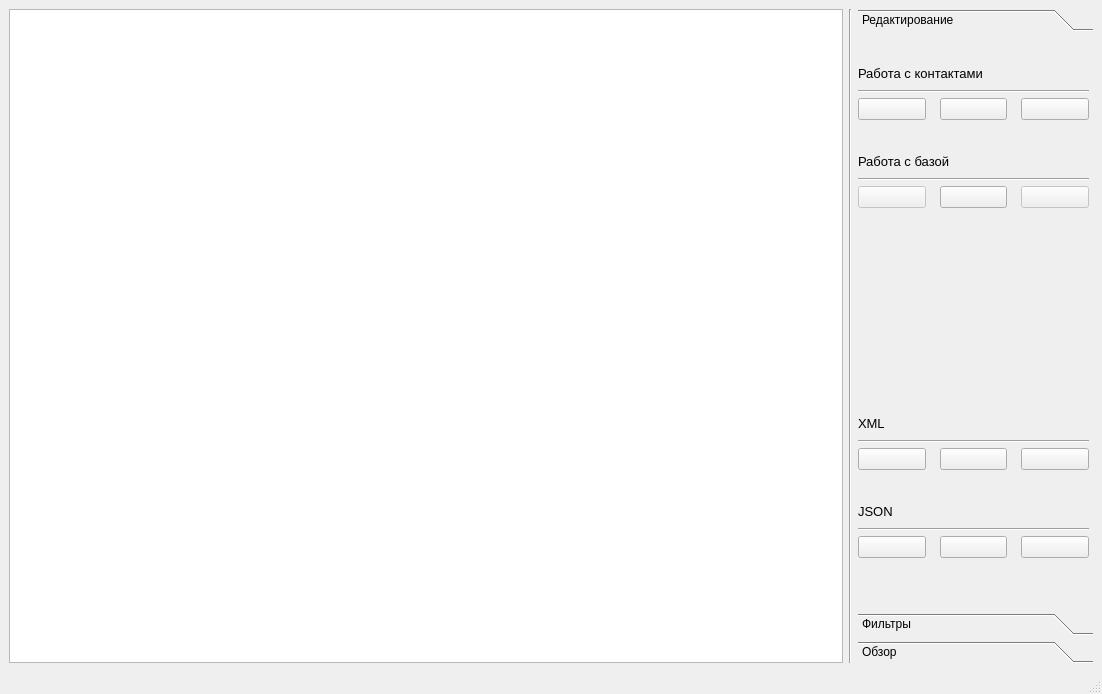
<?xml version="1.0" encoding="UTF-8"?>
<ui version="4.0">
 <class>IndexView</class>
 <widget class="QMainWindow" name="IndexView">
  <property name="geometry">
   <rect>
    <x>0</x>
    <y>0</y>
    <width>1102</width>
    <height>694</height>
   </rect>
  </property>
  <property name="minimumSize">
   <size>
    <width>1102</width>
    <height>694</height>
   </size>
  </property>
  <property name="maximumSize">
   <size>
    <width>16777215</width>
    <height>16777215</height>
   </size>
  </property>
  <property name="windowTitle">
   <string>myRin</string>
  </property>
  <property name="windowIcon">
   <iconset resource="../Resources/MainIcons.qrc">
    <normaloff>:/icons/mainIcon/Icons/MainIcons/table.svg</normaloff>:/icons/mainIcon/Icons/MainIcons/table.svg</iconset>
  </property>
  <widget class="QWidget" name="centralwidget">
   <layout class="QHBoxLayout" name="horizontalLayout">
    <property name="spacing">
     <number>6</number>
    </property>
    <item>
     <widget class="QTableWidget" name="PersonTable">
      <property name="sizePolicy">
       <sizepolicy hsizetype="Expanding" vsizetype="Expanding">
        <horstretch>0</horstretch>
        <verstretch>0</verstretch>
       </sizepolicy>
      </property>
      <property name="minimumSize">
       <size>
        <width>0</width>
        <height>0</height>
       </size>
      </property>
      <property name="baseSize">
       <size>
        <width>0</width>
        <height>0</height>
       </size>
      </property>
     </widget>
    </item>
    <item>
     <widget class="Line" name="line">
      <property name="orientation">
       <enum>Qt::Vertical</enum>
      </property>
     </widget>
    </item>
    <item>
     <widget class="QToolBox" name="toolBox">
      <property name="sizePolicy">
       <sizepolicy hsizetype="Expanding" vsizetype="Expanding">
        <horstretch>0</horstretch>
        <verstretch>0</verstretch>
       </sizepolicy>
      </property>
      <property name="maximumSize">
       <size>
        <width>235</width>
        <height>16777215</height>
       </size>
      </property>
      <property name="currentIndex">
       <number>0</number>
      </property>
      <widget class="QWidget" name="redaction">
       <property name="geometry">
        <rect>
         <x>0</x>
         <y>0</y>
         <width>235</width>
         <height>517</height>
        </rect>
       </property>
       <attribute name="label">
        <string>Редактирование</string>
       </attribute>
       <widget class="QWidget" name="layoutWidget">
        <property name="geometry">
         <rect>
          <x>0</x>
          <y>0</y>
          <width>231</width>
          <height>171</height>
         </rect>
        </property>
        <layout class="QVBoxLayout" name="DataLayout">
         <item>
          <layout class="QVBoxLayout" name="PersonLayout">
           <property name="spacing">
            <number>0</number>
           </property>
           <property name="topMargin">
            <number>19</number>
           </property>
           <item>
            <widget class="QLabel" name="PersonToolsLable">
             <property name="font">
              <font>
               <pointsize>10</pointsize>
              </font>
             </property>
             <property name="text">
              <string>Работа с контактами</string>
             </property>
            </widget>
           </item>
           <item>
            <widget class="Line" name="line_9">
             <property name="orientation">
              <enum>Qt::Horizontal</enum>
             </property>
            </widget>
           </item>
           <item>
            <layout class="QHBoxLayout" name="PersonToolsLayout">
             <property name="spacing">
              <number>14</number>
             </property>
             <property name="topMargin">
              <number>5</number>
             </property>
             <item>
              <widget class="QPushButton" name="AddPerson">
               <property name="enabled">
                <bool>true</bool>
               </property>
               <property name="toolTip">
                <string>Добавить запись</string>
               </property>
               <property name="text">
                <string/>
               </property>
               <property name="icon">
                <iconset resource="../Resources/ToolIcons.qrc">
                 <normaloff>:/tools/person/Icons/PersonTools/person-plus-fill.svg</normaloff>:/tools/person/Icons/PersonTools/person-plus-fill.svg</iconset>
               </property>
              </widget>
             </item>
             <item>
              <widget class="QPushButton" name="DeletePerson">
               <property name="enabled">
                <bool>true</bool>
               </property>
               <property name="toolTip">
                <string>Удалить запись</string>
               </property>
               <property name="text">
                <string/>
               </property>
               <property name="icon">
                <iconset resource="../Resources/ToolIcons.qrc">
                 <normaloff>:/tools/person/Icons/PersonTools/person-x-fill.svg</normaloff>:/tools/person/Icons/PersonTools/person-x-fill.svg</iconset>
               </property>
              </widget>
             </item>
             <item>
              <widget class="QPushButton" name="EditPerson">
               <property name="enabled">
                <bool>true</bool>
               </property>
               <property name="toolTip">
                <string>Изменить запись</string>
               </property>
               <property name="text">
                <string/>
               </property>
               <property name="icon">
                <iconset resource="../Resources/ToolIcons.qrc">
                 <normaloff>:/tools/person/Icons/PersonTools/pencil-fill.svg</normaloff>:/tools/person/Icons/PersonTools/pencil-fill.svg</iconset>
               </property>
              </widget>
             </item>
            </layout>
           </item>
          </layout>
         </item>
         <item>
          <layout class="QVBoxLayout" name="BaseLayout">
           <property name="spacing">
            <number>0</number>
           </property>
           <property name="topMargin">
            <number>19</number>
           </property>
           <item>
            <widget class="QLabel" name="PersonToolsLable_2">
             <property name="font">
              <font>
               <pointsize>10</pointsize>
              </font>
             </property>
             <property name="text">
              <string>Работа с базой</string>
             </property>
            </widget>
           </item>
           <item>
            <widget class="Line" name="line_10">
             <property name="orientation">
              <enum>Qt::Horizontal</enum>
             </property>
            </widget>
           </item>
           <item>
            <layout class="QHBoxLayout" name="BaseToolsLayout">
             <property name="spacing">
              <number>14</number>
             </property>
             <property name="topMargin">
              <number>5</number>
             </property>
             <item>
              <widget class="QPushButton" name="pushButton_2">
               <property name="enabled">
                <bool>false</bool>
               </property>
               <property name="toolTip">
                <string>Сохранить изменения в базе</string>
               </property>
               <property name="text">
                <string/>
               </property>
               <property name="icon">
                <iconset resource="../Resources/ToolIcons.qrc">
                 <normaloff>:/tools/database/Icons/DatabasetTools/sd-card-fill.svg</normaloff>:/tools/database/Icons/DatabasetTools/sd-card-fill.svg</iconset>
               </property>
              </widget>
             </item>
             <item>
              <widget class="QPushButton" name="CleanTable">
               <property name="enabled">
                <bool>true</bool>
               </property>
               <property name="toolTip">
                <string>Очисть таблицу и базу данных</string>
               </property>
               <property name="text">
                <string/>
               </property>
               <property name="icon">
                <iconset resource="../Resources/ToolIcons.qrc">
                 <normaloff>:/tools/database/Icons/DatabasetTools/trash-fill.svg</normaloff>:/tools/database/Icons/DatabasetTools/trash-fill.svg</iconset>
               </property>
              </widget>
             </item>
             <item>
              <widget class="QPushButton" name="pushButton">
               <property name="enabled">
                <bool>false</bool>
               </property>
               <property name="toolTip">
                <string>Отправить таблицу на печать</string>
               </property>
               <property name="text">
                <string/>
               </property>
               <property name="icon">
                <iconset resource="../Resources/ToolIcons.qrc">
                 <normaloff>:/tools/database/Icons/DatabasetTools/printer-fill.svg</normaloff>:/tools/database/Icons/DatabasetTools/printer-fill.svg</iconset>
               </property>
              </widget>
             </item>
            </layout>
           </item>
          </layout>
         </item>
        </layout>
       </widget>
       <widget class="QWidget" name="layoutWidget">
        <property name="geometry">
         <rect>
          <x>0</x>
          <y>350</y>
          <width>231</width>
          <height>171</height>
         </rect>
        </property>
        <layout class="QVBoxLayout" name="FormatLayout">
         <item>
          <layout class="QVBoxLayout" name="XmlLayout">
           <property name="spacing">
            <number>0</number>
           </property>
           <property name="topMargin">
            <number>19</number>
           </property>
           <item>
            <widget class="QLabel" name="XmlLabel">
             <property name="font">
              <font>
               <pointsize>10</pointsize>
              </font>
             </property>
             <property name="text">
              <string>XML</string>
             </property>
            </widget>
           </item>
           <item>
            <widget class="Line" name="line_7">
             <property name="orientation">
              <enum>Qt::Horizontal</enum>
             </property>
            </widget>
           </item>
           <item>
            <layout class="QHBoxLayout" name="XmlButtonsLayout">
             <property name="spacing">
              <number>14</number>
             </property>
             <property name="topMargin">
              <number>5</number>
             </property>
             <item>
              <widget class="QPushButton" name="DownloadXmlButton">
               <property name="toolTip">
                <string>Сохранить в XML</string>
               </property>
               <property name="text">
                <string/>
               </property>
               <property name="icon">
                <iconset resource="../Resources/ToolIcons.qrc">
                 <normaloff>:/tools/parsers/Icons/ParsersTools/arrow-bar-up.svg</normaloff>:/tools/parsers/Icons/ParsersTools/arrow-bar-up.svg</iconset>
               </property>
              </widget>
             </item>
             <item>
              <widget class="QPushButton" name="UploadXmlButton">
               <property name="toolTip">
                <string>Загрузить из XML</string>
               </property>
               <property name="text">
                <string/>
               </property>
               <property name="icon">
                <iconset resource="../Resources/ToolIcons.qrc">
                 <normaloff>:/tools/parsers/Icons/ParsersTools/arrow-bar-down.svg</normaloff>:/tools/parsers/Icons/ParsersTools/arrow-bar-down.svg</iconset>
               </property>
              </widget>
             </item>
             <item>
              <widget class="QPushButton" name="AddXmlButton">
               <property name="toolTip">
                <string>Добавить из XML</string>
               </property>
               <property name="text">
                <string/>
               </property>
               <property name="icon">
                <iconset resource="../Resources/ToolIcons.qrc">
                 <normaloff>:/tools/parsers/Icons/ParsersTools/plus-lg.svg</normaloff>:/tools/parsers/Icons/ParsersTools/plus-lg.svg</iconset>
               </property>
              </widget>
             </item>
            </layout>
           </item>
          </layout>
         </item>
         <item>
          <layout class="QVBoxLayout" name="JsonLayout">
           <property name="spacing">
            <number>0</number>
           </property>
           <property name="topMargin">
            <number>19</number>
           </property>
           <item>
            <widget class="QLabel" name="JsonLabel">
             <property name="font">
              <font>
               <pointsize>10</pointsize>
              </font>
             </property>
             <property name="text">
              <string>JSON</string>
             </property>
            </widget>
           </item>
           <item>
            <widget class="Line" name="line_8">
             <property name="orientation">
              <enum>Qt::Horizontal</enum>
             </property>
            </widget>
           </item>
           <item>
            <layout class="QHBoxLayout" name="JsonButtonsLayout">
             <property name="spacing">
              <number>14</number>
             </property>
             <property name="topMargin">
              <number>5</number>
             </property>
             <item>
              <widget class="QPushButton" name="DownloadJsonButton">
               <property name="toolTip">
                <string>Сохранить в JSON</string>
               </property>
               <property name="text">
                <string/>
               </property>
               <property name="icon">
                <iconset resource="../Resources/ToolIcons.qrc">
                 <normaloff>:/tools/parsers/Icons/ParsersTools/arrow-bar-up.svg</normaloff>:/tools/parsers/Icons/ParsersTools/arrow-bar-up.svg</iconset>
               </property>
              </widget>
             </item>
             <item>
              <widget class="QPushButton" name="UploadJsonButton">
               <property name="toolTip">
                <string>Загрузить из JSON</string>
               </property>
               <property name="text">
                <string/>
               </property>
               <property name="icon">
                <iconset resource="../Resources/ToolIcons.qrc">
                 <normaloff>:/tools/parsers/Icons/ParsersTools/arrow-bar-down.svg</normaloff>:/tools/parsers/Icons/ParsersTools/arrow-bar-down.svg</iconset>
               </property>
              </widget>
             </item>
             <item>
              <widget class="QPushButton" name="AddJsonButton">
               <property name="toolTip">
                <string>Добавить из JSON</string>
               </property>
               <property name="text">
                <string/>
               </property>
               <property name="icon">
                <iconset resource="../Resources/ToolIcons.qrc">
                 <normaloff>:/tools/parsers/Icons/ParsersTools/plus-lg.svg</normaloff>:/tools/parsers/Icons/ParsersTools/plus-lg.svg</iconset>
               </property>
              </widget>
             </item>
            </layout>
           </item>
          </layout>
         </item>
        </layout>
       </widget>
      </widget>
      <widget class="QWidget" name="filters">
       <property name="geometry">
        <rect>
         <x>0</x>
         <y>0</y>
         <width>235</width>
         <height>517</height>
        </rect>
       </property>
       <attribute name="label">
        <string>Фильтры</string>
       </attribute>
       <widget class="QLineEdit" name="FirstNameInput">
        <property name="geometry">
         <rect>
          <x>0</x>
          <y>30</y>
          <width>111</width>
          <height>24</height>
         </rect>
        </property>
       </widget>
       <widget class="QLineEdit" name="SurnameInput">
        <property name="geometry">
         <rect>
          <x>120</x>
          <y>30</y>
          <width>111</width>
          <height>24</height>
         </rect>
        </property>
       </widget>
       <widget class="QLineEdit" name="PatronymicInput">
        <property name="geometry">
         <rect>
          <x>0</x>
          <y>80</y>
          <width>231</width>
          <height>24</height>
         </rect>
        </property>
       </widget>
       <widget class="QLineEdit" name="EmailInput">
        <property name="geometry">
         <rect>
          <x>0</x>
          <y>320</y>
          <width>231</width>
          <height>24</height>
         </rect>
        </property>
       </widget>
       <widget class="QLineEdit" name="TelephoneInput">
        <property name="geometry">
         <rect>
          <x>0</x>
          <y>150</y>
          <width>231</width>
          <height>24</height>
         </rect>
        </property>
       </widget>
       <widget class="QLineEdit" name="TelegramInput">
        <property name="geometry">
         <rect>
          <x>0</x>
          <y>370</y>
          <width>231</width>
          <height>24</height>
         </rect>
        </property>
        <property name="text">
         <string/>
        </property>
       </widget>
       <widget class="QLabel" name="FirstNameLabel">
        <property name="geometry">
         <rect>
          <x>0</x>
          <y>10</y>
          <width>49</width>
          <height>16</height>
         </rect>
        </property>
        <property name="text">
         <string>Имя</string>
        </property>
       </widget>
       <widget class="QLabel" name="SurnameLabel">
        <property name="geometry">
         <rect>
          <x>120</x>
          <y>10</y>
          <width>61</width>
          <height>16</height>
         </rect>
        </property>
        <property name="text">
         <string>Фамилия</string>
        </property>
       </widget>
       <widget class="QLabel" name="PatronymicLabel">
        <property name="geometry">
         <rect>
          <x>0</x>
          <y>60</y>
          <width>81</width>
          <height>16</height>
         </rect>
        </property>
        <property name="text">
         <string>Отчество</string>
        </property>
       </widget>
       <widget class="QLabel" name="EmailLabel">
        <property name="geometry">
         <rect>
          <x>0</x>
          <y>300</y>
          <width>49</width>
          <height>16</height>
         </rect>
        </property>
        <property name="text">
         <string>Email</string>
        </property>
       </widget>
       <widget class="QLabel" name="TelephoneLabel">
        <property name="geometry">
         <rect>
          <x>0</x>
          <y>130</y>
          <width>71</width>
          <height>16</height>
         </rect>
        </property>
        <property name="text">
         <string>Телефон</string>
        </property>
       </widget>
       <widget class="QLabel" name="TelegramLabel">
        <property name="geometry">
         <rect>
          <x>0</x>
          <y>350</y>
          <width>101</width>
          <height>16</height>
         </rect>
        </property>
        <property name="text">
         <string>Telegram</string>
        </property>
       </widget>
       <widget class="QPushButton" name="FindButton">
        <property name="geometry">
         <rect>
          <x>0</x>
          <y>490</y>
          <width>101</width>
          <height>31</height>
         </rect>
        </property>
        <property name="text">
         <string>Найти</string>
        </property>
       </widget>
       <widget class="QPushButton" name="CleanButton">
        <property name="geometry">
         <rect>
          <x>130</x>
          <y>490</y>
          <width>101</width>
          <height>31</height>
         </rect>
        </property>
        <property name="text">
         <string>Сбросить</string>
        </property>
       </widget>
       <widget class="QTextEdit" name="DescriptionInput">
        <property name="geometry">
         <rect>
          <x>0</x>
          <y>420</y>
          <width>231</width>
          <height>51</height>
         </rect>
        </property>
       </widget>
       <widget class="QLabel" name="DescriptionLable">
        <property name="geometry">
         <rect>
          <x>0</x>
          <y>400</y>
          <width>191</width>
          <height>16</height>
         </rect>
        </property>
        <property name="text">
         <string>Дополнительные сведения</string>
        </property>
       </widget>
       <widget class="QLineEdit" name="CityTelephoneInput">
        <property name="geometry">
         <rect>
          <x>0</x>
          <y>250</y>
          <width>231</width>
          <height>24</height>
         </rect>
        </property>
       </widget>
       <widget class="QLineEdit" name="InternalTelephoneInput">
        <property name="geometry">
         <rect>
          <x>0</x>
          <y>200</y>
          <width>231</width>
          <height>24</height>
         </rect>
        </property>
       </widget>
       <widget class="QLabel" name="InternalTelephoneLabel">
        <property name="geometry">
         <rect>
          <x>0</x>
          <y>180</y>
          <width>171</width>
          <height>20</height>
         </rect>
        </property>
        <property name="text">
         <string>Внутренний телефон</string>
        </property>
       </widget>
       <widget class="QLabel" name="CityTelephoneLable">
        <property name="geometry">
         <rect>
          <x>0</x>
          <y>230</y>
          <width>171</width>
          <height>20</height>
         </rect>
        </property>
        <property name="text">
         <string>Городской телефон</string>
        </property>
       </widget>
       <widget class="Line" name="line_5">
        <property name="geometry">
         <rect>
          <x>0</x>
          <y>110</y>
          <width>231</width>
          <height>16</height>
         </rect>
        </property>
        <property name="orientation">
         <enum>Qt::Horizontal</enum>
        </property>
       </widget>
       <widget class="Line" name="line_6">
        <property name="geometry">
         <rect>
          <x>0</x>
          <y>280</y>
          <width>231</width>
          <height>16</height>
         </rect>
        </property>
        <property name="orientation">
         <enum>Qt::Horizontal</enum>
        </property>
       </widget>
      </widget>
      <widget class="QWidget" name="overview">
       <property name="geometry">
        <rect>
         <x>0</x>
         <y>0</y>
         <width>235</width>
         <height>517</height>
        </rect>
       </property>
       <attribute name="label">
        <string>Обзор</string>
       </attribute>
       <widget class="QLineEdit" name="TelephoneView">
        <property name="geometry">
         <rect>
          <x>0</x>
          <y>150</y>
          <width>231</width>
          <height>24</height>
         </rect>
        </property>
       </widget>
       <widget class="QLineEdit" name="PatronymicView">
        <property name="geometry">
         <rect>
          <x>0</x>
          <y>80</y>
          <width>231</width>
          <height>24</height>
         </rect>
        </property>
        <property name="readOnly">
         <bool>true</bool>
        </property>
       </widget>
       <widget class="QLabel" name="EmailViewLabel">
        <property name="geometry">
         <rect>
          <x>0</x>
          <y>350</y>
          <width>49</width>
          <height>16</height>
         </rect>
        </property>
        <property name="text">
         <string>Email</string>
        </property>
       </widget>
       <widget class="QLineEdit" name="SurnameView">
        <property name="geometry">
         <rect>
          <x>120</x>
          <y>30</y>
          <width>111</width>
          <height>24</height>
         </rect>
        </property>
        <property name="readOnly">
         <bool>true</bool>
        </property>
       </widget>
       <widget class="QLabel" name="FirstNameViewLabel">
        <property name="geometry">
         <rect>
          <x>0</x>
          <y>10</y>
          <width>49</width>
          <height>16</height>
         </rect>
        </property>
        <property name="text">
         <string>Имя</string>
        </property>
       </widget>
       <widget class="QLabel" name="PatronymicViewLabel">
        <property name="geometry">
         <rect>
          <x>0</x>
          <y>60</y>
          <width>81</width>
          <height>16</height>
         </rect>
        </property>
        <property name="text">
         <string>Отчество</string>
        </property>
       </widget>
       <widget class="QLabel" name="SurnameViewLabel">
        <property name="geometry">
         <rect>
          <x>120</x>
          <y>10</y>
          <width>61</width>
          <height>16</height>
         </rect>
        </property>
        <property name="text">
         <string>Фамилия</string>
        </property>
       </widget>
       <widget class="QTextEdit" name="DescriptionView">
        <property name="geometry">
         <rect>
          <x>0</x>
          <y>440</y>
          <width>231</width>
          <height>71</height>
         </rect>
        </property>
       </widget>
       <widget class="QLineEdit" name="EmailView">
        <property name="geometry">
         <rect>
          <x>0</x>
          <y>370</y>
          <width>231</width>
          <height>24</height>
         </rect>
        </property>
       </widget>
       <widget class="QLabel" name="DescriptionViewLable">
        <property name="geometry">
         <rect>
          <x>0</x>
          <y>420</y>
          <width>191</width>
          <height>16</height>
         </rect>
        </property>
        <property name="text">
         <string>Дополнительные сведения</string>
        </property>
       </widget>
       <widget class="QLabel" name="TelegramViewLabel">
        <property name="geometry">
         <rect>
          <x>0</x>
          <y>300</y>
          <width>101</width>
          <height>16</height>
         </rect>
        </property>
        <property name="text">
         <string>Telegram</string>
        </property>
       </widget>
       <widget class="QLabel" name="TelephoneViewLabel">
        <property name="geometry">
         <rect>
          <x>0</x>
          <y>130</y>
          <width>71</width>
          <height>16</height>
         </rect>
        </property>
        <property name="text">
         <string>Телефон</string>
        </property>
       </widget>
       <widget class="QLineEdit" name="FirstNameView">
        <property name="geometry">
         <rect>
          <x>0</x>
          <y>30</y>
          <width>111</width>
          <height>24</height>
         </rect>
        </property>
        <property name="readOnly">
         <bool>true</bool>
        </property>
       </widget>
       <widget class="QLineEdit" name="TelegramView">
        <property name="geometry">
         <rect>
          <x>0</x>
          <y>320</y>
          <width>231</width>
          <height>24</height>
         </rect>
        </property>
        <property name="text">
         <string/>
        </property>
       </widget>
       <widget class="QLabel" name="CityTelephoneViewLabel">
        <property name="geometry">
         <rect>
          <x>0</x>
          <y>180</y>
          <width>131</width>
          <height>16</height>
         </rect>
        </property>
        <property name="text">
         <string>Городской телефон</string>
        </property>
       </widget>
       <widget class="QLineEdit" name="CityTelephoneView">
        <property name="geometry">
         <rect>
          <x>0</x>
          <y>200</y>
          <width>231</width>
          <height>24</height>
         </rect>
        </property>
       </widget>
       <widget class="QLabel" name="InternalTelephoneViewLabel">
        <property name="geometry">
         <rect>
          <x>0</x>
          <y>230</y>
          <width>131</width>
          <height>16</height>
         </rect>
        </property>
        <property name="text">
         <string>Внутренний телефон</string>
        </property>
       </widget>
       <widget class="QLineEdit" name="InternalTelephoneView">
        <property name="geometry">
         <rect>
          <x>0</x>
          <y>250</y>
          <width>231</width>
          <height>24</height>
         </rect>
        </property>
       </widget>
       <widget class="Line" name="line_2">
        <property name="geometry">
         <rect>
          <x>0</x>
          <y>400</y>
          <width>231</width>
          <height>20</height>
         </rect>
        </property>
        <property name="orientation">
         <enum>Qt::Horizontal</enum>
        </property>
       </widget>
       <widget class="Line" name="line_3">
        <property name="geometry">
         <rect>
          <x>0</x>
          <y>280</y>
          <width>231</width>
          <height>20</height>
         </rect>
        </property>
        <property name="orientation">
         <enum>Qt::Horizontal</enum>
        </property>
       </widget>
       <widget class="Line" name="line_4">
        <property name="geometry">
         <rect>
          <x>0</x>
          <y>110</y>
          <width>231</width>
          <height>20</height>
         </rect>
        </property>
        <property name="orientation">
         <enum>Qt::Horizontal</enum>
        </property>
       </widget>
      </widget>
     </widget>
    </item>
   </layout>
  </widget>
  <widget class="QMenuBar" name="menubar">
   <property name="geometry">
    <rect>
     <x>0</x>
     <y>0</y>
     <width>1102</width>
     <height>25</height>
    </rect>
   </property>
  </widget>
  <widget class="QStatusBar" name="statusbar"/>
 </widget>
 <resources>
  <include location="../Resources/ToolIcons.qrc"/>
  <include location="../Resources/MainIcons.qrc"/>
 </resources>
 <connections/>
</ui>
